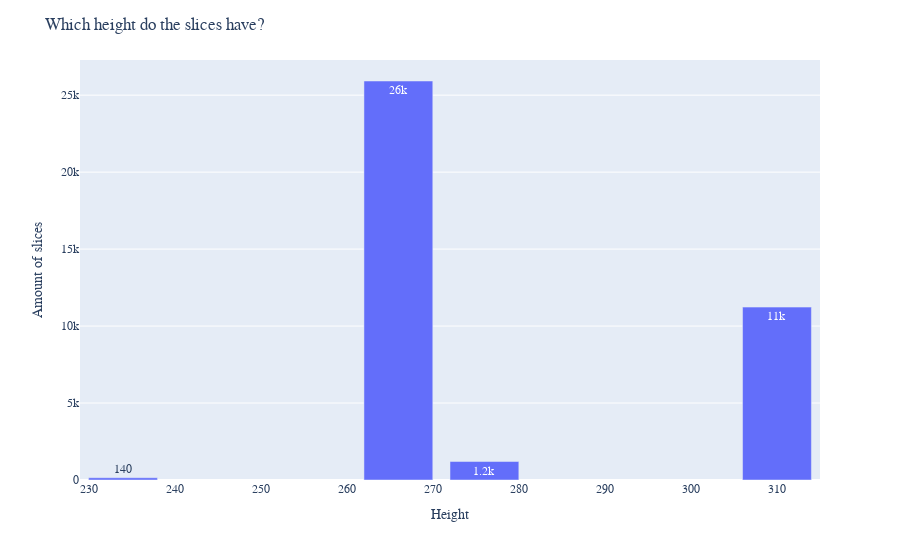

Here is the notebook cell this chart was saved with:
### Code cell
height = df_train["height"].value_counts().reset_index()

fig = px.bar(height, x='index', y='height', text_auto='.2s')
fig.update_layout(
    font_family="Courier New",
    title="Which height do the slices have?",
    xaxis_title="Height",
    yaxis_title="Amount of slices",
)
fig.show()

### Figure 1 — Plotly figure (JSON) as saved in the notebook; plotly's stock layout.template omitted (floating-point values rounded to 4 significant figures)
{"data": [{"alignmentgroup": "True", "hovertemplate": "index=%{x}<br>height=%{y}<extra></extra>", "legendgroup": "", "marker": {"color": "#636efa", "pattern": {"shape": ""}}, "name": "", "offsetgroup": "", "orientation": "v", "showlegend": false, "textposition": "auto", "texttemplate": "%{y:.2s}", "type": "bar", "x": [266, 310, 276, 234], "xaxis": "x", "y": [25920, 11232, 1200, 144], "yaxis": "y"}], "layout": {"barmode": "relative", "font": {"family": "Courier New"}, "legend": {"tracegroupgap": 0}, "margin": {"t": 60}, "title": {"text": "Which height do the slices have?"}, "xaxis": {"anchor": "y", "domain": [0, 1], "title": {"text": "Height"}}, "yaxis": {"anchor": "x", "domain": [0, 1], "title": {"text": "Amount of slices"}}}}
